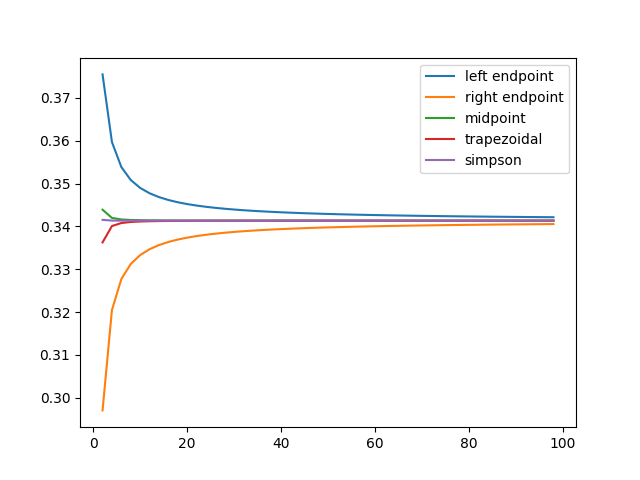

The Python source for this figure:
import math
import matplotlib.pyplot as plt

def f(x): return (1/math.sqrt(2*math.pi))*(math.exp((-x**2)/2))

def num_dec(n):
    if not '.' in str(n):
        return 0
    return len(str(n)) - str(n).index('.')


def calc_standard_normal_probability(a,b,n,rule):
    step = (b-a)/n
    x = a
    scalar = 10**num_dec(step)
    n_range = [elem for elem in [i/scalar for i in range(a*scalar, (b+1)*scalar, int(step*scalar))] if elem <= 1]
    total = 0

    if rule == "left endpoint":
        for i in range(len(n_range) - 1):
            total += f(n_range[i])
    elif rule == "right endpoint":
        for x in n_range[1:]:
            total += f(x)
    elif rule == "midpoint":
        for i in range(len(n_range) - 1):
            total += f((n_range[i] + n_range[i+1])/2)
    elif rule == "trapezoidal":
        for i in range(len(n_range)):
            if i == 0 or i == len(n_range) - 1:
                total += 0.5 * f(n_range[i])
                continue 
            total += f(n_range[i])
    elif rule == "simpson":
        for i in range(len(n_range)):
            if i == 0 or i == len(n_range) - 1:
                total += f(n_range[i])
                continue
            if i % 2 == 1:
                total += 4*f(n_range[i])
                continue
            elif i % 2 == 0:
                total += 2*f(n_range[i])
                continue

    if rule == 'simpson':
        return (step/3) * total
    else:
        return step * total


x_data = [i for i in range(2,100) if i%2 ==0]
for rule in ['left endpoint', 'right endpoint', 'midpoint', 'trapezoidal', 'simpson']:
    y_data = [calc_standard_normal_probability(0,1,i,rule) for i in range(2,100) if i%2 ==0]
    plt.plot(x_data, y_data)
    plt.legend(['left endpoint', 'right endpoint', 'midpoint', 'trapezoidal', 'simpson'])
    plt.savefig('standard_distribution.png')




# x_data = [i for i in range(2,100) if i%2 ==0]
# for rule in ['left endpoint', 'right endpoint', 'midpoint', 'trapezoidal', 'simpson']:
#     y_data = [calc_standard_normal_probability(0,1,i,rule) for i in range(2,100) if i%2 ==0]
#     plt.plot(x_data, y_data)
#     plt.legend(['left endpoint', 'right endpoint', 'midpoint', 'trapezoidal', 'simpson'])
#     plt.savefig('standard_distribution.png')





    



